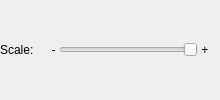
            <widget class="QWidget" name="widget" native="true">
             <layout class="QHBoxLayout" name="horizontalLayout_3" stretch="3,1,1,13,1,1">
              <property name="spacing">
               <number>0</number>
              </property>
              <property name="leftMargin">
               <number>0</number>
              </property>
              <property name="topMargin">
               <number>0</number>
              </property>
              <property name="rightMargin">
               <number>0</number>
              </property>
              <property name="bottomMargin">
               <number>0</number>
              </property>
              <item>
               <widget class="QLabel" name="label_25">
                <property name="text">
                 <string>Scale: </string>
                </property>
               </widget>
              </item>
              <item>
               <spacer name="horizontalSpacer">
                <property name="orientation">
                 <enum>Qt::Horizontal</enum>
                </property>
                <property name="sizeHint" stdset="0">
                 <size>
                  <width>40</width>
                  <height>20</height>
                 </size>
                </property>
               </spacer>
              </item>
              <item>
               <widget class="QLabel" name="label_26">
                <property name="text">
                 <string>- </string>
                </property>
                <property name="alignment">
                 <set>Qt::AlignRight|Qt::AlignTrailing|Qt::AlignVCenter</set>
                </property>
               </widget>
              </item>
              <item>
               <widget class="QSlider" name="horizontalSlider">
                <property name="minimum">
                 <number>100</number>
                </property>
                <property name="maximum">
                 <number>1000</number>
                </property>
                <property name="singleStep">
                 <number>10</number>
                </property>
                <property name="value">
                 <number>100</number>
                </property>
                <property name="tracking">
                 <bool>true</bool>
                </property>
                <property name="orientation">
                 <enum>Qt::Horizontal</enum>
                </property>
                <property name="invertedAppearance">
                 <bool>true</bool>
                </property>
                <property name="invertedControls">
                 <bool>false</bool>
                </property>
               </widget>
              </item>
              <item>
               <widget class="QLabel" name="label_27">
                <property name="text">
                 <string> +</string>
                </property>
                <property name="alignment">
                 <set>Qt::AlignLeading|Qt::AlignLeft|Qt::AlignVCenter</set>
                </property>
               </widget>
              </item>
              <item>
               <spacer name="horizontalSpacer_2">
                <property name="orientation">
                 <enum>Qt::Horizontal</enum>
                </property>
                <property name="sizeHint" stdset="0">
                 <size>
                  <width>40</width>
                  <height>20</height>
                 </size>
                </property>
               </spacer>
              </item>
             </layout>
            </widget>
